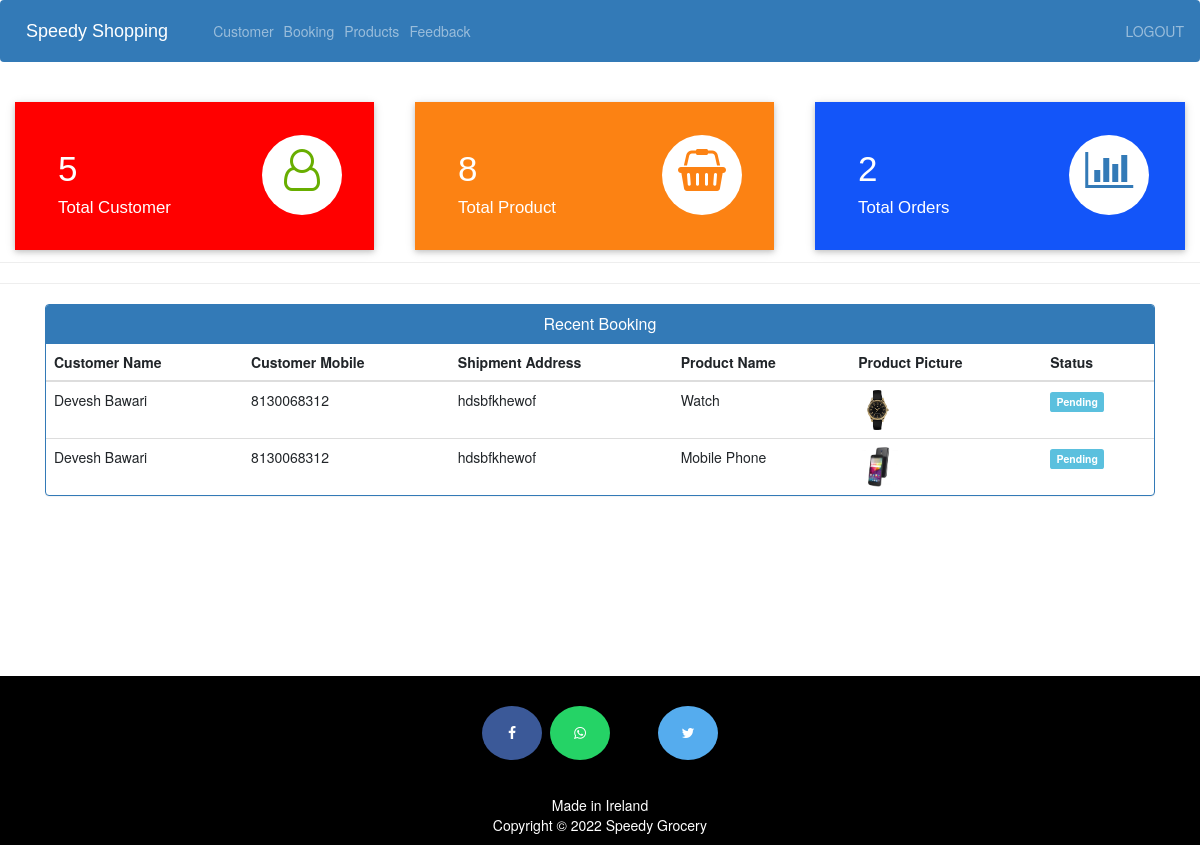
The app's page /admin-dashboard (signed in) with its own data.
### ecom/models.py (models this page shows, shortened)
class Customer(models.Model):
    user = models.OneToOneField(User, on_delete=models.CASCADE)
    profile_pic = models.ImageField(upload_to='profile_pic/CustomerProfilePic/', null=True, blank=True)
    address = models.CharField(max_length=40)
    mobile = models.CharField(max_length=20, null=False)
    def get_name(self):
        return self.user.first_name + " " + self.user.last_name

class Orders(models.Model):
    STATUS = (
        ('Pending', 'Pending'),
        ('Order Confirmed', 'Order Confirmed'),
        ('Out for Delivery', 'Out for Delivery'),
        ('Delivered', 'Delivered'),
    )
    customer = models.ForeignKey('Customer', on_delete=models.CASCADE, null=True)
    product = models.ForeignKey('Product', on_delete=models.CASCADE, null=True)
    email = models.CharField(max_length=50, null=True)
    address = models.CharField(max_length=500, null=True)
    mobile = models.CharField(max_length=20, null=True)
    order_date = models.DateField(auto_now_add=True, null=True)
    status = models.CharField(max_length=50, null=True, choices=STATUS)

class Product(models.Model):
    name = models.CharField(max_length=40)
    product_image = models.ImageField(upload_to='product_image/', null=True, blank=True)
    price = models.PositiveIntegerField()
    description = models.CharField(max_length=40)

### ecom/views.py (the view)
# urls.py: path('admin-dashboard', views.admin_dashboard_view, name='admin-dashboard'),
@login_required(login_url='adminlogin')
def admin_dashboard_view(request):
    customercount = models.Customer.objects.all().count()
    productcount = models.Product.objects.all().count()
    ordercount = models.Orders.objects.all().count()
    orders = models.Orders.objects.all()
    ordered_products = []
    ordered_bys = []
    for order in orders:
        ordered_product = models.Product.objects.all().filter(id=order.product.id)
        ordered_by = models.Customer.objects.all().filter(id=order.customer.id)
        ordered_products.append(ordered_product)
        ordered_bys.append(ordered_by)
    mydict = {
        'customercount': customercount,
        'productcount': productcount,
        'ordercount': ordercount,
        'data': zip(ordered_products, ordered_bys, orders),
    }
    return render(request, 'ecom/admin_dashboard.html', context=mydict)

### Templates/ecom/admin_dashboard.html
{% extends 'ecom/admin_base.html' %}
{% load static %}
{% block content %}
<br>
{%include 'ecom/admin_dashboard_cards.html'%}
<br><br><br><br><br>
<hr><hr>
<div class="container" >
    <div class="panel panel-primary" >
      <div class="panel-heading" style="text-align:center;">
        <h6 class="panel-title">Recent Booking</h6>
      </div>
      <table class="table table-hover" id="dev-table">
        <thead>
          <tr>
            <th>Customer Name</th>
            <th>Customer Mobile</th>
            <th>Shipment Address</th>
            <th>Product Name</th>
            <th>Product Picture</th>
            <th>Status</th>
          </tr>
        </thead>
        {% for product,customer,order in data %}
        <tr>
          {% for c in customer %}
          <td> {{c.get_name}}</td>
          <td>{{c.mobile}}</td>
          <td>{{order.address}}</td>
          {% endfor %}
          {% for p in product %}
          <td> {{p.name}}</td>
          <td> <img src="{{ p.product_image.url }}" alt="Profile Pic" height="40px" width="40px" /></td>
          {% if order.status == 'Pending'%}
          <td> <span class="label label-info">{{order.status}}</span></td>
          {% elif order.status == 'Delivered' %}
          <td> <span class="label label-success">{{order.status}}</span></td>
          {% elif order.status == 'Out for Delivery' %}
          <td> <span class="label label-warning">{{order.status}}</span></td>
          {% else %}
            <td> <span class="label label-primary">{{order.status}}</span></td>
          {% endif %}
          {% endfor %}
        </tr>
        {% endfor %}
      </table>
  </div>
</div>
{% endblock content %}

### Templates/ecom/admin_base.html (shortened to what this page needs)
<!DOCTYPE html>
{% load static %}
<html lang="en">
<head>
  <link rel="stylesheet" href="https://stackpath.bootstrapcdn.com/bootstrap/4.3.1/css/bootstrap.min.css">
  <link rel="stylesheet" href="https://maxcdn.bootstrapcdn.com/font-awesome/4.7.0/css/font-awesome.min.css">
</head>
<body>
  <div class="bs-example">
    <nav class="navbar navbar-expand-md navbar-dark fixed-top" style="background:#337AB7;">
      <a href="/" class="navbar-brand">Speedy Shopping</a>
      <div class="collapse navbar-collapse justify-content-between" id="navbarCollapse">
        <div class="navbar-nav">
          <a href="/view-customer" class="nav-item nav-link">Customer</a>
          <a href="/admin-view-booking" class="nav-item nav-link">Booking</a>
          <a href="/admin-products" class="nav-item nav-link">Products</a>
          <a href="/view-feedback" class="nav-item nav-link">Feedback</a>
        </div>
        <div class="navbar-nav navbar-right">
          <a href="/logout" class="nav-item nav-link">LOGOUT</a>
        </div>
      </div>
    </nav>
  </div>
  {% block content %}
  {% endblock content %}
<br><br><br><br><br><br><br><br>
  <footer>
    <p>
      <a id="ftr" href="#" class="fa fa-facebook"></a>
      <a id="ftr" href="#" class="fa fa-whatsapp"></a>
      <a id="ftr" href="#"></a>
      <a id="ftr" href="#" class="fa fa-twitter"></a>
    </p>
    <br>
    <div class="container">
      <div class="row">
        <div class="col-md-12 col-sm-12">
          <div style="color:#ffffff;" class="wow fadeInUp footer-copyright">
            <p>Made in Ireland <br>
              Copyright &copy; 2022 Speedy Grocery </p>
          </div>
        </div>
      </div>
    </div>
  </footer>
</body>
</html>

### Templates/ecom/admin_dashboard_cards.html (shortened to what this page needs)
<!DOCTYPE html>
<html lang="en" dir="ltr">
<head>
  <link rel="stylesheet" href="https://maxcdn.bootstrapcdn.com/bootstrap/3.4.1/css/bootstrap.min.css">
  <link rel="stylesheet" href="https://cdnjs.cloudflare.com/ajax/libs/font-awesome/4.7.0/css/font-awesome.min.css">
</head>
<body>
  <div class="market-updates">
    <div class="col-md-4 market-update-gd">
      <div class="market-update-block clr-block-1">
        <div class="col-md-8 market-update-left">
          <h3>{{ customercount }}</h3>
          <h4>Total Customer</h4>
        </div>
        <div class="col-md-4 market-update-right">
          <i class="fa fa-user-o"></i>
        </div>
        <div class="clearfix"> </div>
      </div>
    </div>
    <div class="col-md-4 market-update-gd">
      <div class="market-update-block clr-block-2">
        <div class="col-md-8 market-update-left">
          <h3>{{ productcount }}</h3>
          <h4>Total Product</h4>
        </div>
        <div class="col-md-4 market-update-right">
          <i class="fa fa-shopping-basket"></i>
        </div>
        <div class="clearfix"> </div>
      </div>
    </div>
    <div class="col-md-4 market-update-gd">
      <div class="market-update-block clr-block-3">
        <div class="col-md-8 market-update-left">
          <h3>{{ ordercount }}</h3>
          <h4>Total Orders</h4>
        </div>
        <div class="col-md-4 market-update-right">
          <i class="fa fa-bar-chart"> </i>
        </div>
        <div class="clearfix"> </div>
      </div>
    </div>
  </div>
  <br><br>
</body>
</html>

### Templates/ecom/admin_base.html (style rules this page uses)
.bs-example { margin: 0px; }
.navbar-brand { font-size: 20px; font-family: sans-serif; }
footer { padding: 0px 0px 0px 0px; background-color: black; margin: 0px; }
#ftr { padding: 20px; }
.fa { font-size: 23px; width: 60px; text-align: center; text-decoration: none; margin: 5px 2px; border-radius: 50%; }
.fa-facebook { background: #3B5998; color: white; margin-top: 30px; }
.fa-whatsapp { background: #25d366; color: white; }
.fa-twitter { background: #55ACEE; color: white; }
p { text-align: center; }

### Templates/ecom/admin_dashboard_cards.html (style rules this page uses)
.market-update-block { padding: 2em 2em; background: #999; }
.market-update-block h3 { color: #fff; font-size: 2.5em; font-family: 'Carrois Gothic', sans-serif; }
.market-update-block h4 { font-size: 1.2em; color: #fff; margin: 0.3em 0em; font-family: 'Carrois Gothic', sans-serif; }
.market-update-block.clr-block-1 { background: #ff0000; margin-right: 0.8em; box-shadow: 0 2px 5px 0 rgba(0, 0, 0, 0.16), 0 2px 10px 0 rgba(0, 0, 0, 0.12); transition: 0.5s all; -webkit-transition: 0.5s all; -moz-transition: 0.5s all; -o-transition: 0.5s all; }
.market-update-block.clr-block-2 { background: #FC8213; margin-right: 0.8em; box-shadow: 0 2px 5px 0 rgba(0, 0, 0, 0.16), 0 2px 10px 0 rgba(0, 0, 0, 0.12); transition: 0.5s all; -webkit-transition: 0.5s all; -moz-transition: 0.5s all; -o-transition: 0.5s all; }
.market-update-block.clr-block-3 { background: #1355f9; box-shadow: 0 2px 5px 0 rgba(0, 0, 0, 0.16), 0 2px 10px 0 rgba(0, 0, 0, 0.12); transition: 0.5s all; -webkit-transition: 0.5s all; -moz-transition: 0.5s all; -o-transition: 0.5s all; }
.market-update-right i.fa.fa-user-o { font-size: 3em; color: #68AE00; width: 80px; height: 80px; background: #fff; text-align: center; border-radius: 49px; -webkit-border-radius: 49px; -moz-border-radius: 49px; -o-border-radius: 49px; line-height: 1.7em; }
.market-update-right i.fa.fa-shopping-basket { font-size: 3em; color: #FC8213; width: 80px; height: 80px; background: #fff; text-align: center; border-radius: 49px; -webkit-border-radius: 49px; -moz-border-radius: 49px; -o-border-radius: 49px; line-height: 1.7em; }
.market-update-right i.fa.fa-bar-chart { font-size: 3em; color: #337AB7; width: 80px; height: 80px; background: #fff; text-align: center; border-radius: 49px; -webkit-border-radius: 49px; -moz-border-radius: 49px; -o-border-radius: 49px; line-height: 1.7em; }
.market-update-left { padding: 0px; }

### records on screen
Orders: address "hdsbfkhewof", status "Pending"
Customer: get_name "Devesh Bawari", mobile "8130068312"
Product: name "Watch", product_image (picture)
Orders: address "hdsbfkhewof", status "Pending"
Product: name "Mobile Phone", product_image (picture)

### other values on screen
{{ customercount }} "5"
{{ productcount }} "8"
{{ ordercount }} "2"
